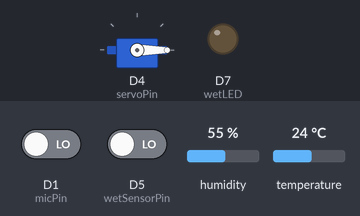
This sketch was run on a simulated ESP8266 (NodeMCU). On the bench: servo, output pins drawn as LEDs (lit = HIGH). The inputs (shaded band) are chosen by the test bench; at power-on: D1 (micPin) LOW, temperature 24 °C, D5 (wetSensorPin) LOW, humidity 55 %. WiFi joins after 1.5 s; servers stay silent unless stated; what the sketch prints to the serial monitor is not drawn.

Above: at 2.7 s.
2.8 s: D1 (micPin) driven HIGH
At 3.69 s:
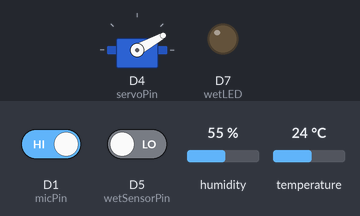
6.5 s: temperature set to 29 °C
11.5 s: temperature set to 32 °C
At 15.7 s:
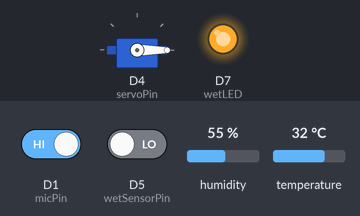
18.5 s: D5 (wetSensorPin) driven HIGH
25.1 s: D1 (micPin) driven LOW
At 26.2 s:
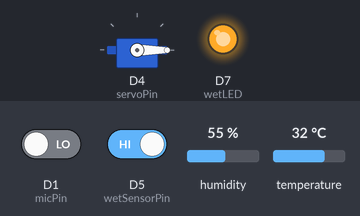
27.4 s: temperature set to 12 °C
At 29.9 s:
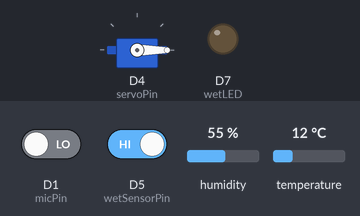
Timing chart, 0 to 31.1 s (numbered marks = the images above; inputs shaded):
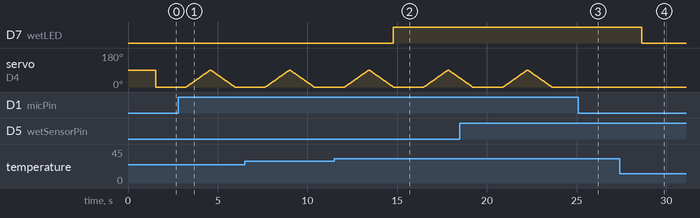

Measured:
- the behaviour switches between 30 and 31 °C on temperature (found by bisection; images 1 and 2)
- after the input at 2.8 s, servo on D4 (servoPin): rises from 0° to 90° in 1.3 s, then falls to 0° in 1.4 s
- after the input at 11.5 s, D7 (wetLED): LOW → HIGH after 3.3 s
- after the input at 25.1 s, servo on D4 (servoPin): stays 0° (without the input it goes to 1° after 0.22 s)
- after the input at 27.4 s, D7 (wetLED): HIGH → LOW after 1.2 s

The sketch:

CradleAutomation.ino
```cpp
#include <ESP8266WiFi.h>
#include <Firebase_ESP_Client.h>
#include "addons/TokenHelper.h"
#include "addons/RTDBHelper.h"
#include <Servo.h>
#include <DHT.h>

#define WIFI_SSID "123456789"
#define WIFI_PASSWORD "1122445566"
#define API_KEY "AIzaSyAvIWTzZa4PsdkddC0kzBAYCP0bpsJi3bQ"
#define DATABASE_URL "https://joyhaven-e4d94-default-rtdb.firebaseio.com/"

FirebaseData fbdo;
FirebaseAuth auth;
FirebaseConfig config;
unsigned long sendDataPrevMillis = 0;
bool signupOK = false;

const int micPin = D1;
const int servoPin = D4;
const int dhtPin = D3;
const int wetSensorPin = D5;
const int wetLED = D7;

Servo servo;
DHT dht(dhtPin, DHT11);

void setup() {
  pinMode(micPin, INPUT);
  pinMode(wetSensorPin, INPUT);
  pinMode(wetLED, OUTPUT);

  servo.attach(servoPin);
  Serial.begin(9600);
  dht.begin();

  WiFi.begin(WIFI_SSID, WIFI_PASSWORD);
  Serial.print("Connecting to Wi-Fi");
  while (WiFi.status() != WL_CONNECTED) {
    Serial.print(".");
    delay(300);
  }
  Serial.println();
  Serial.print("Connected with IP: ");
  Serial.println(WiFi.localIP());

  // Configure Firebase
  config.api_key = API_KEY;
  config.database_url = DATABASE_URL;

  if (Firebase.signUp(&config, &auth, "", "")){
    Serial.println("Firebase authentication successful");
    signupOK = true;
  }
  else{
    Serial.printf("Firebase signup error: %s\n", config.signer.signupError.message.c_str());
  }

  Firebase.begin(&config, &auth);
  Firebase.reconnectWiFi(true);
}

void loop() {
  int micValue = digitalRead(micPin);
  float temperature = dht.readTemperature();
  float humidity = dht.readHumidity();
  int wetValue = digitalRead(wetSensorPin);

  if (micValue == HIGH) {
    // Rotate servo from 0 to 90 degrees
    for (int angle = 0; angle <= 90; angle += 1) {
      servo.write(angle);
      delay(15);
    }
    // Rotate servo from 180 to 0 degrees
    for (int angle = 90; angle >= 0; angle -= 1) {
      servo.write(angle);
      delay(15);
    }
    Serial.println("soundValue:");
    Serial.println(micValue);
    Serial.println("Sound detected");
  } else {
    servo.write(0);
    Serial.println("No sound detected");
  }

  if (wetValue == HIGH){
    digitalWrite(wetLED, HIGH);
    Serial.println("Wetness detected");
  } else{
    digitalWrite(wetLED,LOW);
    Serial.println("No Wetness detected");
    }

  // Control temperature LED
  if (temperature > 30) {
    digitalWrite(wetLED, HIGH);
    Serial.println("Temperature is HIGH: Fan ON");
  } else {
    digitalWrite(wetLED, LOW);
    Serial.println("Temperature is LOW: Fan OFF");
  }

  // Print temperature to the serial monitor
  Serial.print("Temperature: ");
  Serial.print(temperature);
  Serial.println(" °C");
  Serial.print("Humidity: ");
  Serial.print(humidity);
  Serial.println("%");

  // Send micValue to Firebase
  if (Firebase.ready() && signupOK && (millis() - sendDataPrevMillis > 1000 || sendDataPrevMillis == 0)){
    sendDataPrevMillis = millis();
    if (Firebase.RTDB.setInt(&fbdo, "main/micValue", micValue)){
      Serial.println("micValue data sent to Firebase");
      Serial.println("PATH: " + fbdo.dataPath());
      Serial.println("TYPE: " + fbdo.dataType());
    }
    else {
      Serial.println("Failed to send micvalue data to Firebase"+ fbdo.errorReason());
    }
    if (Firebase.RTDB.setFloat(&fbdo, "main/temperature", temperature)){
      Serial.println("temperature data sent to Firebase");
      Serial.println("PATH: " + fbdo.dataPath());
      Serial.println("TYPE: " + fbdo.dataType());
    }
    else {
      Serial.println("Failed to send temperature data to Firebase"+ fbdo.errorReason());
    }
    if (Firebase.RTDB.setFloat(&fbdo, "main/humidity", humidity)){
      Serial.println("humidity data sent to Firebase");
      Serial.println("PATH: " + fbdo.dataPath());
      Serial.println("TYPE: " + fbdo.dataType());
    }
    else {
      Serial.println("Failed to send humidity data to Firebase"+ fbdo.errorReason());
    }
    if (Firebase.RTDB.setInt(&fbdo, "main/wetValue", wetValue)){
      Serial.println("WetValue sent to Firebase");
      Serial.println("PATH: " + fbdo.dataPath());
      Serial.println("TYPE: " + fbdo.dataType());
    }
    else {
      Serial.println("Failed to send WetValue to Firebase"+ fbdo.errorReason());
    }
    delay(1000); // Adjust the delay time as needed
  }
}
```
